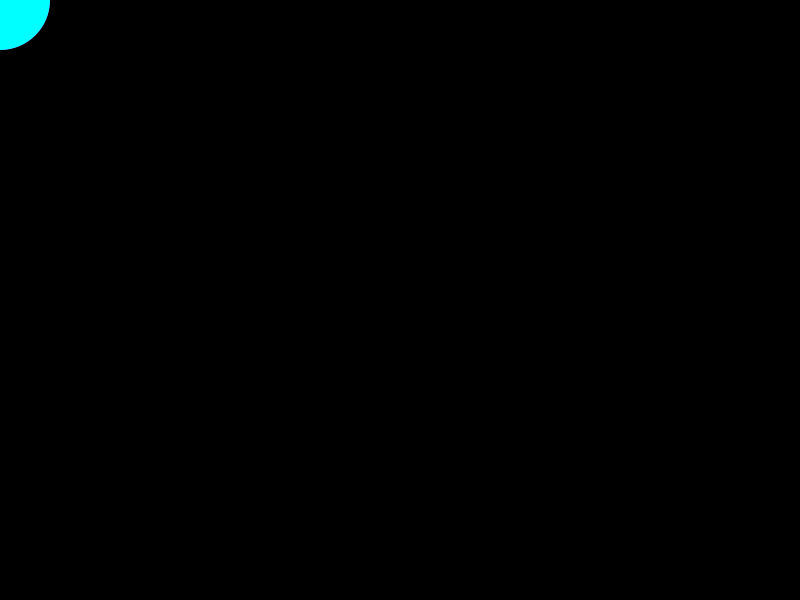
Frame 1 (no input)
Frame 60 (the mouse pressed at the canvas centre just before this capture): identical to frame 1, image omitted
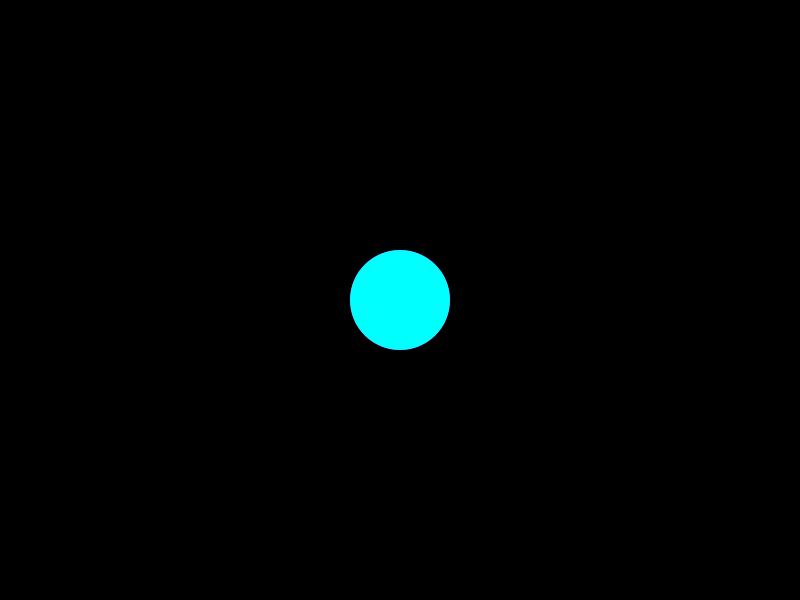
Frame 120 (the mouse held since frame 60 and released just before this capture)

The Processing sketch that drew these frames (run headless with seeded random() and noise(); from frame 60 on, the mouse is pressed at the canvas centre):

// Processing sketch: sketch_normal_average
// ── sketch_normal_average.pde
//ふつうの平均

float averageX = 0;  //平均値 X
float averageY = 0;  //平均値 Y

float myX = 0;       //円のX座標
float myY = 0;       //円のY座標

void setup() {
  size(800, 600);
}

void draw() {
  background(0);

  noStroke();
  fill(255, 0, 255);
  circle(mouseX, mouseY, 100);

  //10フレームおきに
  if (frameCount % 10 == 0) {
    averageX /= 10;                //平均値Xを、10で割る
    averageY /= 10;                //平均値Yを、10で割る
    myX = averageX;                //円のX座標を、平均値Xにする
    myY = averageY;                //円のY座標を、平均値Yにする
  } else {
    averageX = averageX + mouseX;  //平均値Xに、mouseXを足す
    averageY = averageY + mouseY;  //平均値Yに、mouseYを足す
  }
  
  //平均値の座標に円を描く
  noStroke();
  fill(0, 255, 255);
  circle(myX, myY, 100);
}
